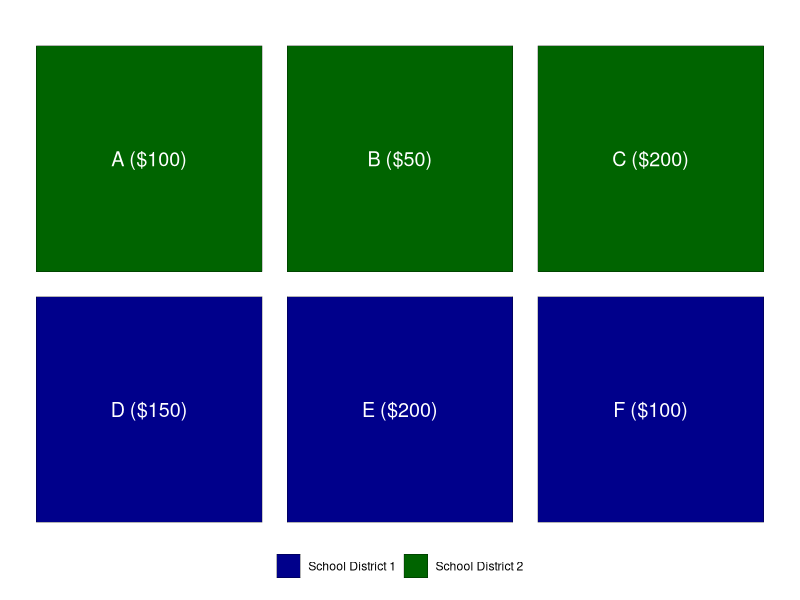
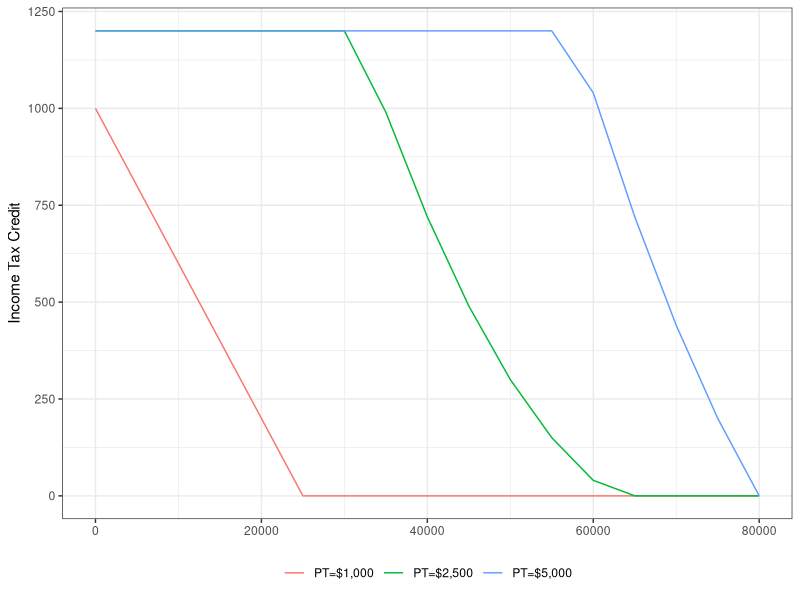

The R source for these figures, in order:
## ---- chunk 1
library(ggplot2)
parceldata = data.frame(Parcel=c("A ($100)","B ($50)","C ($200)","D ($150)","E ($200)","F ($100)"),
                        x=c(1,2,3,1,2,3),y=c(2,2,2,1,1,1),
                        SchoolDistrict = c("School District 2","School District 2",
                                           "School District 2","School District 1",
                                           "School District 1","School District 1"))
ggplot(parceldata,aes(x=x,y=y,fill=SchoolDistrict))+geom_tile(width=0.9,height=0.9,color="black")+
     geom_text(aes(label=Parcel),color="white",size=5)+
     scale_fill_manual(values=c("School District 2"="darkgreen","School District 1"="darkblue"))+
     theme_void()+coord_fixed()+labs(fill="School District")+
     theme(legend.title=element_blank(),legend.position="bottom")
## ---- chunk 2
creditlimit         = 1200
k                   = 0.04
funcb               = function(PT,p,I){
                         out = rep(NA,length(p))
                         for(i in 1:length(p)){
                              out[i] = max(min(creditlimit,p[i]*(PT-k*I[i])),0)}
                         return(out)}
df                  = data.frame(income=seq(0,80000,5000))
df$p                = 1-(df$income-30000)/5000*0.1
df$p[which(df$p>1)] = 1
temp                = df
temp$scenario       = "PT=$1,000"
temp$credit         = funcb(1000,temp$p,temp$income)
result              = temp
temp$scenario       = "PT=$2,500"
temp$credit         = funcb(2500,temp$p,temp$income)
result              = rbind(result,temp)
temp$scenario       = "PT=$5,000"
temp$credit         = funcb(5000,temp$p,temp$income)
result              = rbind(result,temp)
ggplot(result,aes(x=income,y=credit,color=scenario))+geom_line()+theme_bw()+
     ylab("Income Tax Credit")+
     theme(legend.title=element_blank(),axis.title.x=element_blank(),legend.position="bottom")
